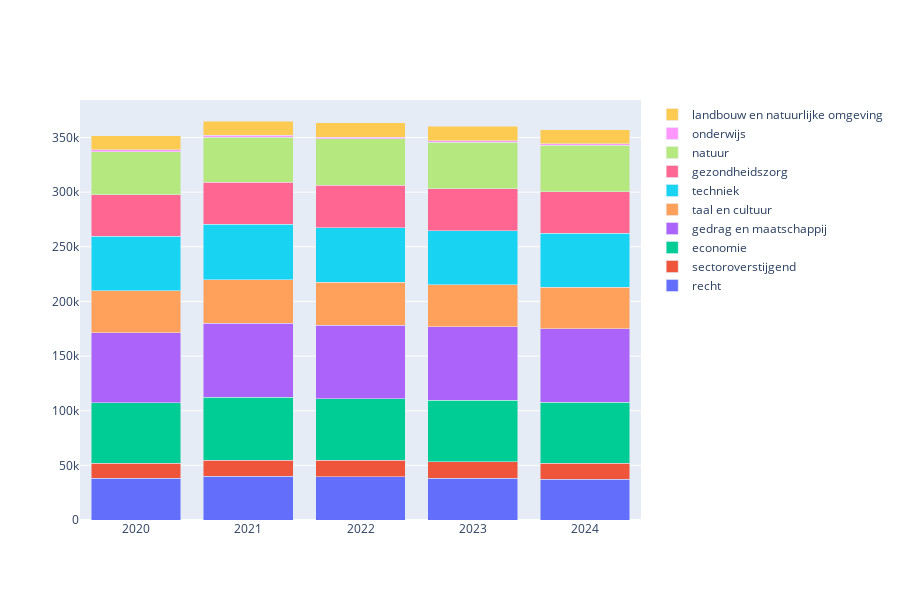

Notebook code for this chart:
### Markdown cell above
#### Growth of a Highly Educated Workforce:
The increase in student enrollment at Dutch universities — including the growing number of international students — indicates that higher education in the Netherlands has become more attractive to a broader and more diverse group. This trend can have positive societal effects, such as the growth of a highly educated workforce and enhanced international collaboration.

A larger student population leads to more graduates with university-level qualifications, directly contributing to a more skilled labor market. International students play a key role in this development. According to research by Nuffic (2023), approximately one in four international students still resides and works in the Netherlands five years after graduation. These graduates help strengthen the country’s knowledge economy and innovation capacity (SEO Economic Research, 2019).

### Code cell
afdelingen = registraties_wo['ONDERDEEL'].unique()

data_fig3 = {afdeling : [registraties_wo[registraties_wo['ONDERDEEL'] == afdeling][jaar].sum() for jaar in jaren] for afdeling in afdelingen }



fig3 = go.Figure(
    data = [go.Bar(name=afdeling, x = jaren, y = data_fig3[afdeling]) for afdeling in afdelingen]
)
fig3.update_layout(barmode='stack', height = 600)
fig3.show()

### Figure 1 — Plotly figure (JSON) as saved in the notebook; plotly's stock layout.template omitted (floating-point values rounded to 4 significant figures)
{"data": [{"name": "recht", "type": "bar", "x": ["2020", "2021", "2022", "2023", "2024"], "y": [38241, 40096, 39383, 38294, 37497]}, {"name": "sectoroverstijgend", "type": "bar", "x": ["2020", "2021", "2022", "2023", "2024"], "y": [13889, 14804, 15151, 15057, 14438]}, {"name": "economie", "type": "bar", "x": ["2020", "2021", "2022", "2023", "2024"], "y": [55264, 57459, 56535, 56251, 56015]}, {"name": "gedrag en maatschappij", "type": "bar", "x": ["2020", "2021", "2022", "2023", "2024"], "y": [64152, 67681, 67324, 67355, 67066]}, {"name": "taal en cultuur", "type": "bar", "x": ["2020", "2021", "2022", "2023", "2024"], "y": [38136, 39858, 39113, 38426, 38093]}, {"name": "techniek", "type": "bar", "x": ["2020", "2021", "2022", "2023", "2024"], "y": [49761, 50489, 50086, 49253, 49437]}, {"name": "gezondheidszorg", "type": "bar", "x": ["2020", "2021", "2022", "2023", "2024"], "y": [38185, 38871, 38732, 38397, 37845]}, {"name": "natuur", "type": "bar", "x": ["2020", "2021", "2022", "2023", "2024"], "y": [39497, 41070, 42325, 42656, 42614]}, {"name": "onderwijs", "type": "bar", "x": ["2020", "2021", "2022", "2023", "2024"], "y": [1597, 1575, 1554, 1400, 1367]}, {"name": "landbouw en natuurlijke omgeving", "type": "bar", "x": ["2020", "2021", "2022", "2023", "2024"], "y": [13012, 13169, 13107, 13012, 12548]}], "layout": {"barmode": "stack", "height": 600}}
